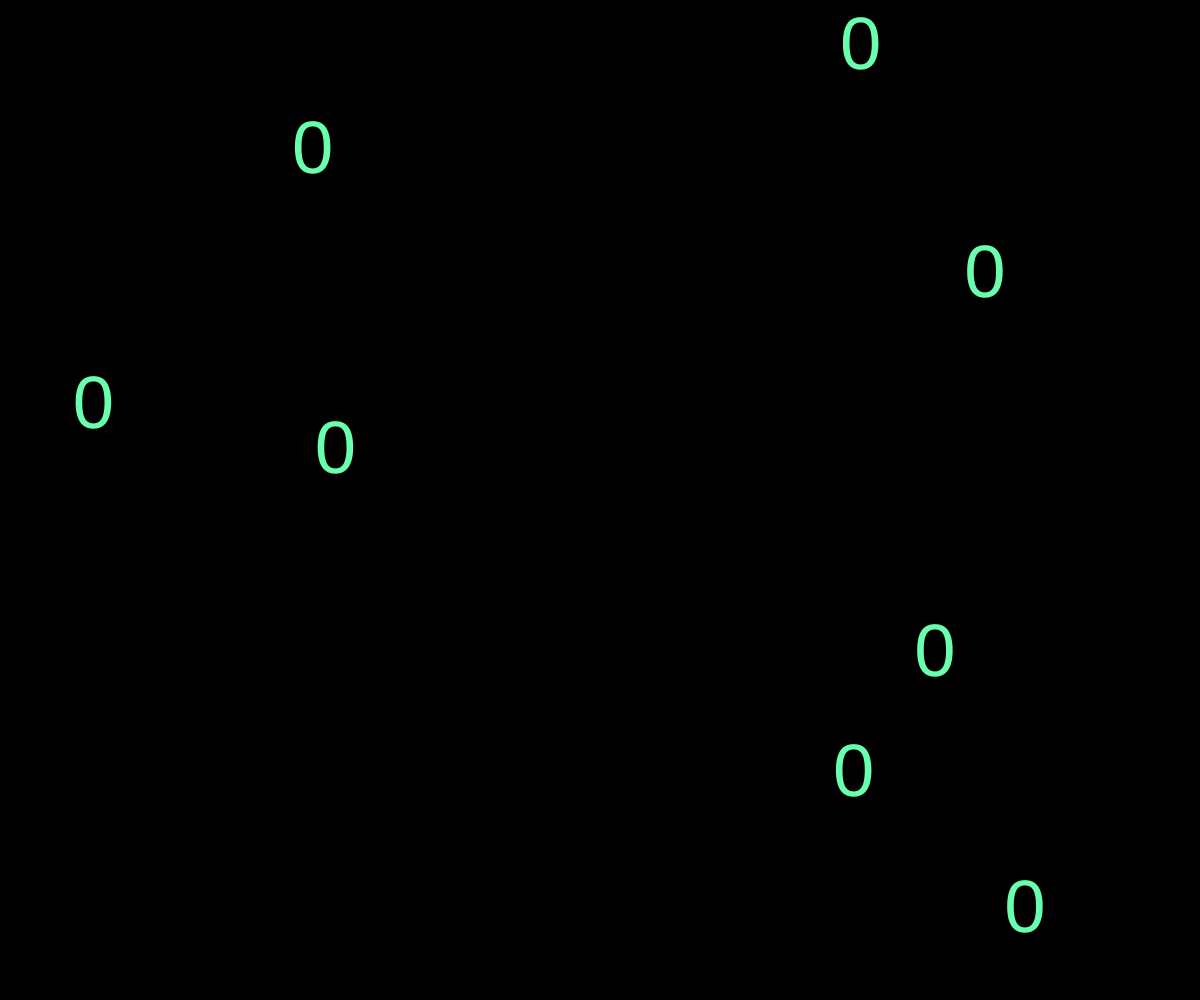
Frame 1 (no input)
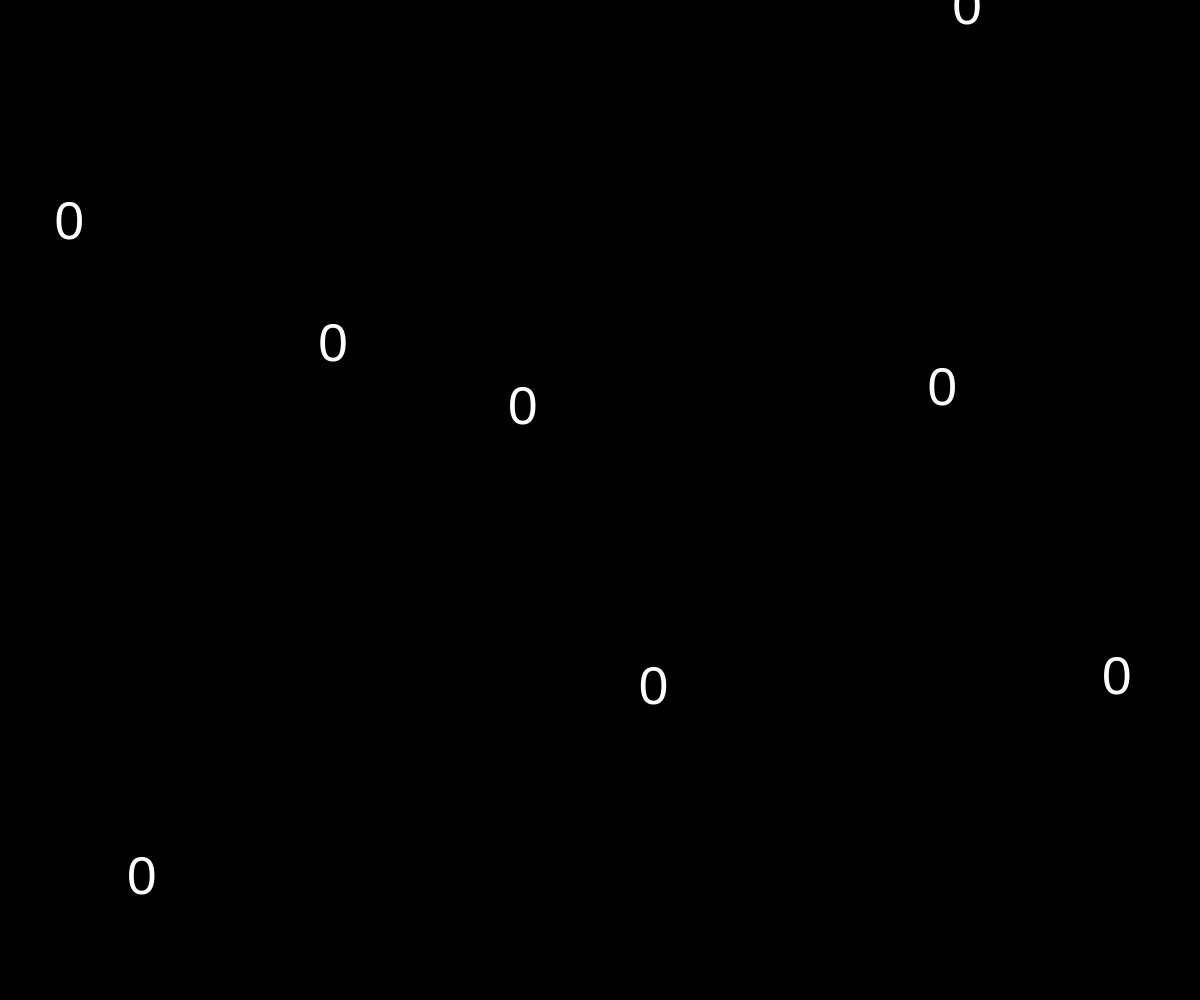
Frame 60 (no input)
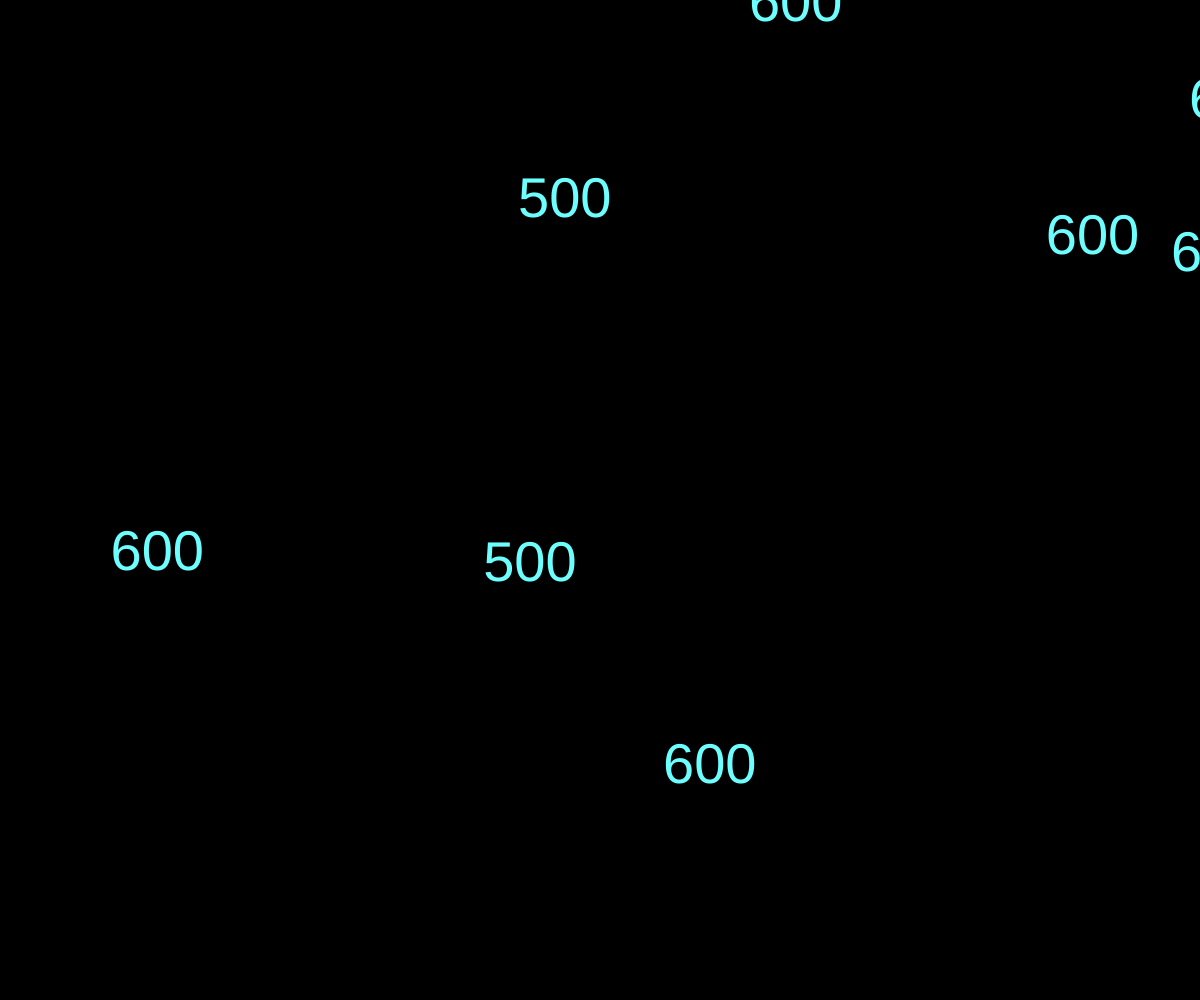
Frame 120 (the mouse pressed at the canvas centre since frame 60)

The p5.js sketch that drew these frames (run headless with seeded random() and noise() and a simulated clock; from frame 60 on, the mouse is pressed at the canvas centre):

// p5.js sketch
// ── sketch.js
// Project Title
// Your Name
// Date
//
// Extra for Experts:
// - describe what you did to take this project "above and beyond"

let tSize = 40;

function setup() {
  createCanvas(windowWidth, windowHeight);
}

function draw() {
  textSize(random(10, 100));
  background(0);
  fill(random(0,500), random(0, 500), random(0, 500))
  text(mouseX, random(windowWidth, 0), random(0, windowHeight));
  text(mouseX, random(windowWidth, 0), random(0, windowHeight));
  text(mouseX, random(windowWidth, 0), random(0, windowHeight));
  text(mouseY,  random(windowWidth, 0),  random(0, windowHeight));
  text(mouseX, random(windowWidth, 0), random(0, windowHeight));
  text(mouseX, random(windowWidth, 0), random(0, windowHeight));
  text(mouseX, random(windowWidth, 0), random(0, windowHeight));
  text(mouseY,  random(windowWidth, 0),  random(0, windowHeight));
}
